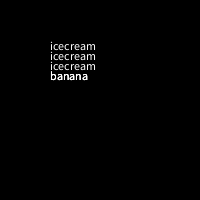
Frame 1 (no input)
Frame 60 (the mouse pressed at the canvas centre just before this capture): identical to frame 1, image omitted
Frame 120 (the mouse held since frame 60 and released just before this capture): identical to frame 1, image omitted

The Processing sketch that drew this single still picture (run headless with seeded random() and noise(); from frame 60 on, the mouse is pressed at the canvas centre):

// Processing sketch: sketch_22132221222122212221222
// ── sketch_22132221222122212221222.pde
int y =50;
void setup() {
  background(0,0,0);
  size(200,200);
}
void draw() {
  background(0,0,0);
  for(int i = 0; i<3; i++){
    if(i==0) {
      y =50;
    }
  text("icecream", 50,y );
  y =y+10;
  text("banana", 50,80);
  }
}
